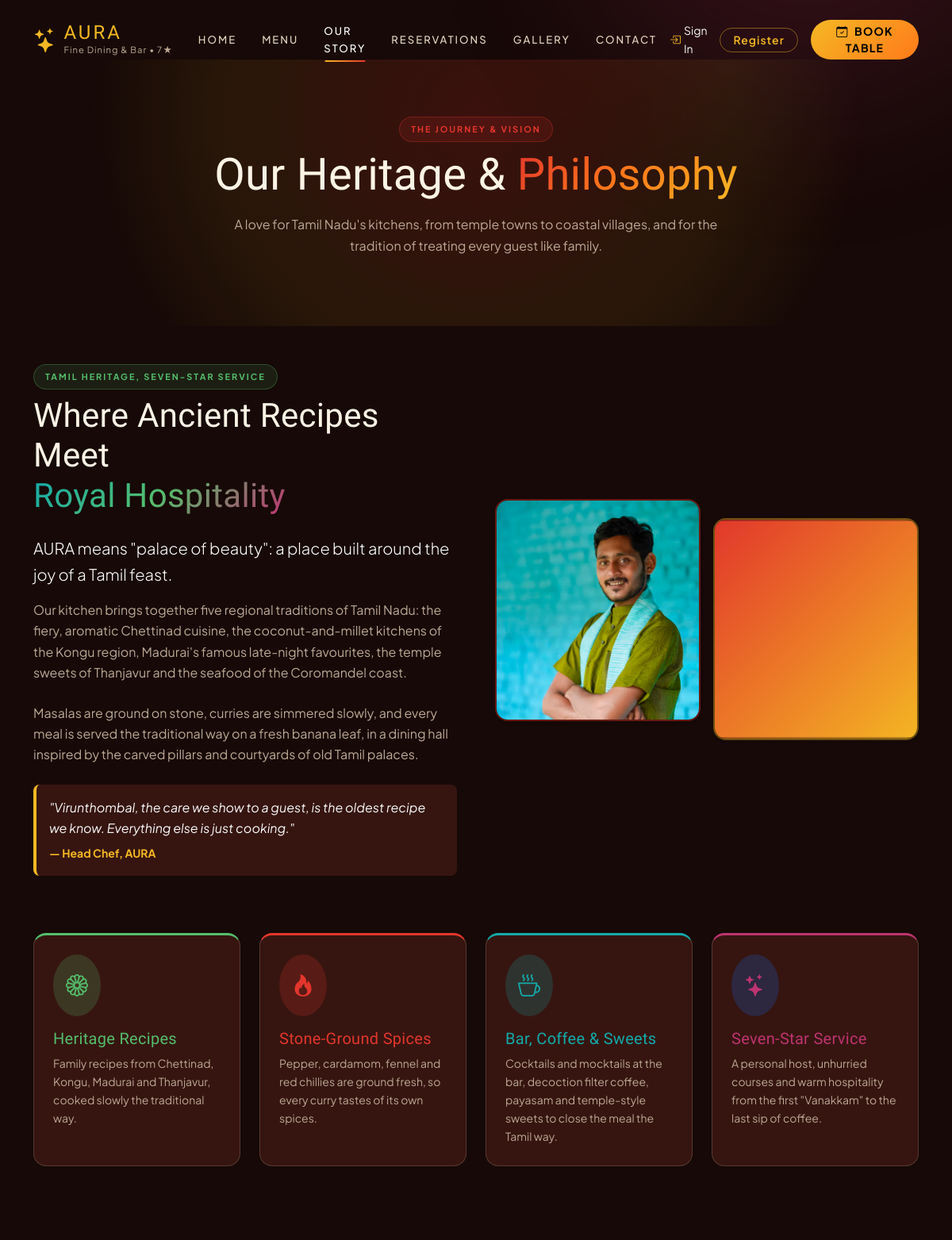
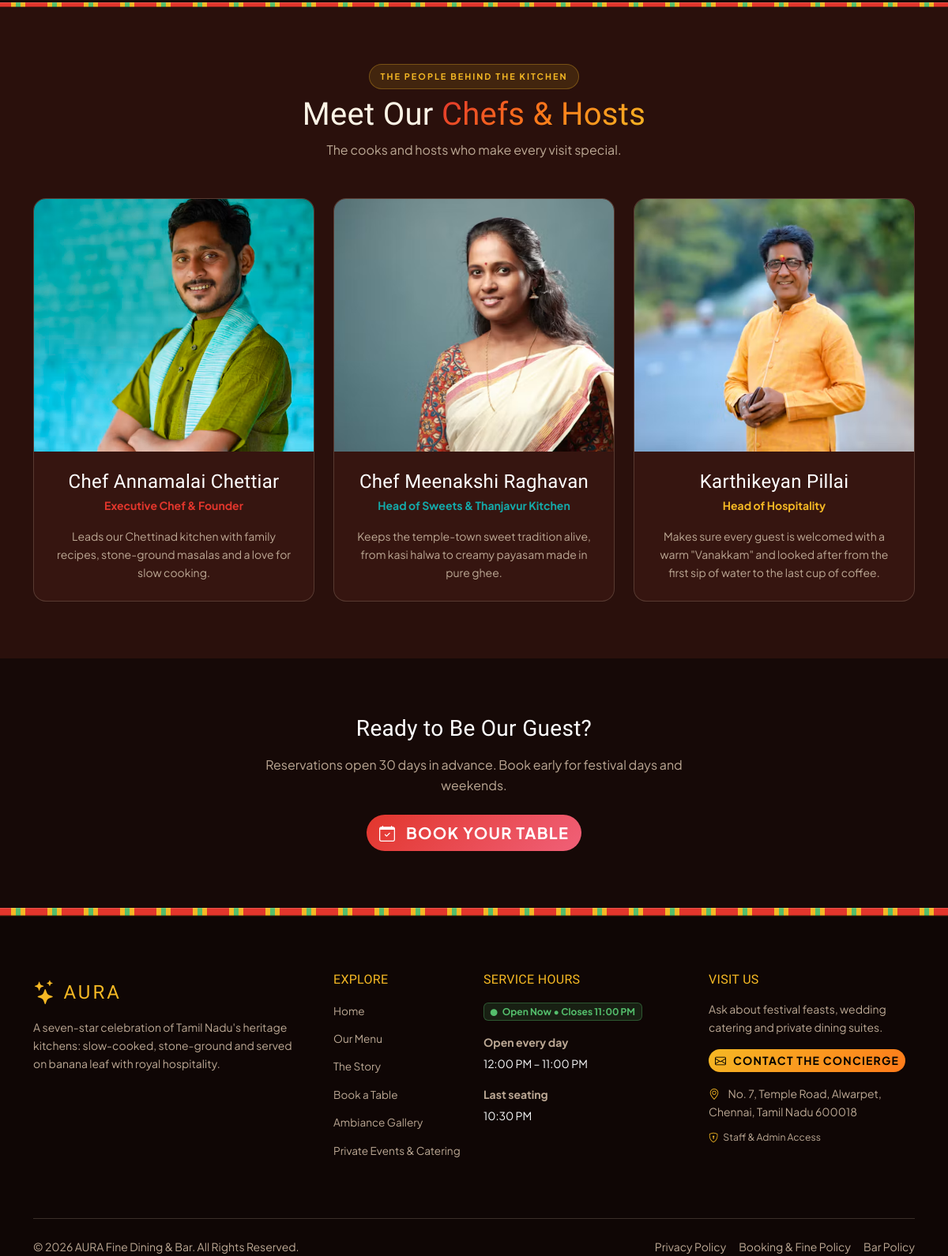
The page /about/ on the database its author committed (2 pictures, top to bottom).
### main/models.py (models this page shows, shortened)
class Chef(models.Model):
    name = models.CharField(max_length=120)
    title = models.CharField(max_length=120, help_text="e.g. Head Chef, Pastry Chef, Host")
    bio = models.TextField()
    image = models.ImageField(upload_to='chefs/', help_text="Upload chef portrait")
    display_order = models.PositiveIntegerField(default=0)
    class Meta:
        ordering = ['display_order', 'name']

### main/views.py (the view)
# urls.py: path('about/',        views.about,        name='about'),
def about(request):
    return render(request, 'about.html', {'chefs': Chef.objects.all()})

### main/context_processors.py (called while the page is built)
def restaurant(request):
    info = dict(settings.RESTAURANT)
    info['address'] = f"{info['address_line1']}, {info['address_line2']}"
    return {'restaurant': info}

### templates/about.html (shortened to what this page needs)
{% extends 'base.html' %}
{% load static %}
{% block content %}
<section class="py-5" style="margin-top: 75px; background: radial-gradient(circle at 50% 20%, rgba(226, 54, 44, 0.18) 0%, rgba(245, 184, 36, 0.08) 50%, transparent 75%);">
    <div class="container text-center py-4" data-aos="fade-down">
        <span class="badge-coral mb-2 d-inline-block">The Journey & Vision</span>
        <h1 class="brand-font display-4 mb-3">Our Heritage & <span class="text-sunset-gradient">Philosophy</span></h1>
        <p class="text-muted mx-auto" style="max-width: 650px;">
            A love for Tamil Nadu's kitchens, from temple towns to coastal villages, and for the tradition of treating every guest like family.
        </p>
    </div>
</section>
<section class="py-5">
    <div class="container">
        <div class="row align-items-center g-5 mb-5">
            <div class="col-lg-6" data-aos="fade-right">
                <span class="badge-emerald mb-2 d-inline-block">Tamil Heritage, Seven-Star Service</span>
                <h2 class="brand-font mb-4" style="font-size: clamp(1.8rem, 3.5vw, 2.8rem);">
                    Where Ancient Recipes Meet <br>
                    <span class="text-ocean-gradient">Royal Hospitality</span>
                </h2>
                <p class="text-white lead mb-3">
                    AURA means "palace of beauty": a place built around the joy of a Tamil feast.
                </p>
                <p class="text-muted mb-4">
                    Our kitchen brings together five regional traditions of Tamil Nadu: the fiery, aromatic Chettinad cuisine, the coconut-and-millet kitchens of the Kongu region, Madurai's famous late-night favourites, the temple sweets of Thanjavur and the seafood of the Coromandel coast.
                </p>
                <p class="text-muted mb-4">
                    Masalas are ground on stone, curries are simmered slowly, and every meal is served the traditional way on a fresh banana leaf, in a dining hall inspired by the carved pillars and courtyards of old Tamil palaces.
                </p>
                <div class="p-3 rounded-3 bg-card-surface border-start border-4 border-warning">
                    <p class="mb-1 text-light fst-italic">
                        "Virunthombal, the care we show to a guest, is the oldest recipe we know. Everything else is just cooking."
                    </p>
                    <small class="text-gold fw-bold">&mdash; Head Chef, AURA</small>
                </div>
            </div>
            <div class="col-lg-6" data-aos="fade-left">
                <div class="row g-3">
                    <div class="col-6">
                        {% if chefs and chefs.0.image %}
                            <img src="{{ chefs.0.image.url }}" alt="{{ chefs.0.name }}" class="img-fluid rounded-4 shadow-sm w-100" style="height: 280px; object-fit: cover; border: 2px solid rgba(226, 54, 44, 0.4);" loading="lazy">
                        {% else %}
                            <img src="{% static 'images/placeholder_dish.png' %}" alt="Our kitchen" class="img-fluid rounded-4 shadow-sm w-100" style="height: 280px; object-fit: cover;" loading="lazy">
                        {% endif %}
                    </div>
                    <div class="col-6">
                        <img src="{% static 'images/hero_dish.png' %}" alt="A traditional Tamil feast" class="img-fluid rounded-4 shadow-sm w-100 mt-4" style="height: 280px; object-fit: cover; border: 2px solid rgba(245, 184, 36, 0.4);" loading="lazy">
                    </div>
                </div>
            </div>
        </div>
        <div class="row g-4 my-5">
            <div class="col-lg-3 col-sm-6" data-aos="fade-up" data-aos-delay="100">
                <div class="p-4 bg-card-surface rounded-4 border border-secondary border-opacity-25 h-100" style="border-top: 3px solid var(--color-emerald) !important;">
                    <div class="p-3 bg-success bg-opacity-20 text-emerald rounded-circle d-inline-block mb-3">
                        <i class="bi bi-flower1 fs-3"></i>
                    </div>
                    <h5 class="text-emerald brand-font">Heritage Recipes</h5>
                    <p class="text-muted small mb-0">Family recipes from Chettinad, Kongu, Madurai and Thanjavur, cooked slowly the traditional way.</p>
                </div>
            </div>
            <div class="col-lg-3 col-sm-6" data-aos="fade-up" data-aos-delay="200">
                <div class="p-4 bg-card-surface rounded-4 border border-secondary border-opacity-25 h-100" style="border-top: 3px solid var(--color-coral) !important;">
                    <div class="p-3 bg-danger bg-opacity-20 text-coral rounded-circle d-inline-block mb-3">
                        <i class="bi bi-fire fs-3"></i>
                    </div>
                    <h5 class="text-coral brand-font">Stone-Ground Spices</h5>
                    <p class="text-muted small mb-0">Pepper, cardamom, fennel and red chillies are ground fresh, so every curry tastes of its own spices.</p>
                </div>
            </div>
            <div class="col-lg-3 col-sm-6" data-aos="fade-up" data-aos-delay="300">
                <div class="p-4 bg-card-surface rounded-4 border border-secondary border-opacity-25 h-100" style="border-top: 3px solid var(--color-cyan) !important;">
                    <div class="p-3 bg-info bg-opacity-20 text-cyan rounded-circle d-inline-block mb-3">
                        <i class="bi bi-cup-hot fs-3"></i>
                    </div>
                    <h5 class="text-cyan brand-font">Bar, Coffee &amp; Sweets</h5>
                    <p class="text-muted small mb-0">Cocktails and mocktails at the bar, decoction filter coffee, payasam and temple-style sweets to close the meal the Tamil way.</p>
                </div>
            </div>
            <div class="col-lg-3 col-sm-6" data-aos="fade-up" data-aos-delay="400">
                <div class="p-4 bg-card-surface rounded-4 border border-secondary border-opacity-25 h-100" style="border-top: 3px solid var(--color-purple) !important;">
                    <div class="p-3 bg-primary bg-opacity-20 text-purple rounded-circle d-inline-block mb-3">
                        <i class="bi bi-stars fs-3"></i>
                    </div>
                    <h5 class="text-purple brand-font">Seven-Star Service</h5>
                    <p class="text-muted small mb-0">A personal host, unhurried courses and warm hospitality from the first "Vanakkam" to the last sip of coffee.</p>
                </div>
            </div>
        </div>
    </div>
</section>
<div class="temple-border thin"></div>
<section class="py-5 bg-dark-surface">
    <div class="container py-4">
        <div class="text-center mb-5" data-aos="fade-up">
            <span class="badge-gold mb-2 d-inline-block">The People Behind the Kitchen</span>
            <h2 class="brand-font display-6">Meet Our <span class="text-sunset-gradient">Chefs & Hosts</span></h2>
            <p class="text-muted">The cooks and hosts who make every visit special.</p>
        </div>
        <div class="row g-4 justify-content-center">
            {% for chef in chefs %}
            <div class="col-lg-4 col-md-6" data-aos="fade-up" data-aos-delay="{{ forloop.counter }}00">
                <div class="bg-card-surface rounded-4 overflow-hidden border border-secondary border-opacity-25 text-center h-100" style="transition: var(--transition);">
                    {% if chef.image %}
                        <img src="{{ chef.image.url }}" alt="{{ chef.name }}" class="w-100" style="height: 320px; object-fit: cover;" loading="lazy">
                    {% else %}
                        <img src="{% static 'images/placeholder_dish.png' %}" alt="{{ chef.name }}" class="w-100" style="height: 320px; object-fit: cover;" loading="lazy">
                    {% endif %}
                    <div class="p-4">
                        <h4 class="brand-font text-white mb-1">{{ chef.name }}</h4>
                        <p class="{% cycle 'text-coral' 'text-cyan' 'text-gold' %} small fw-bold mb-3">{{ chef.title }}</p>
                        <p class="text-muted small mb-0">{{ chef.bio }}</p>
                    </div>
                </div>
            </div>
            {% empty %}
            <div class="col-12 text-center text-muted py-4">
                <p>Chef profiles will appear here once you add them in the Django admin.</p>
            </div>
            {% endfor %}
        </div>
    </div>
</section>
<section class="py-5 text-center">
    <div class="container py-4" data-aos="zoom-in">
        <h3 class="brand-font text-white mb-3">Ready to Be Our Guest?</h3>
        <p class="text-muted max-w-600 mx-auto mb-4" style="max-width: 600px;">
            Reservations open 30 days in advance. Book early for festival days and weekends.
        </p>
        <a href="{% url 'reservation' %}" class="btn btn-coral btn-lg">
            <i class="bi bi-calendar-check me-2"></i> Book Your Table
        </a>
    </div>
</section>
{% endblock %}

### rows shown on the page
Chef: image (picture), name "Chef Annamalai Chettiar", title "Executive Chef & Founder", bio "Leads our Chettinad kitchen with family recipes, stone-ground masalas and a love for slow cooking."
Chef: image (picture), name "Chef Meenakshi Raghavan", title "Head of Sweets & Thanjavur Kitchen", bio "Keeps the temple-town sweet tradition alive, from kasi halwa to creamy payasam made in pure ghee."
Chef: image (picture), name "Karthikeyan Pillai", title "Head of Hospitality", bio "Makes sure every guest is welcomed with a warm \"Vanakkam\" and looked after from the first sip of water to the last cup of coffee."

### other values the page prints
{{ restaurant.address }} "No. 7, Temple Road, Alwarpet, Chennai, Tamil Nadu 600018"
